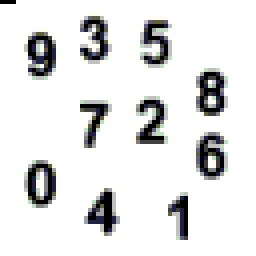
#> input picture 05_CNN_Convolution/data/input-64x64.bmp, 64 x 64 px, found by its file name (shown 4 times larger)
$ python verifyFixPoint.py
#> lines starting #> are read from the running program, lines starting #| are printed output that depends on the picture
import numpy as np
from PIL import Image


def load_bmp_image(filename):
    """Load BMP image and convert to grayscale numpy array"""
#> called with filename = 'input-64x64.bmp'
    img = Image.open(filename).convert('L')
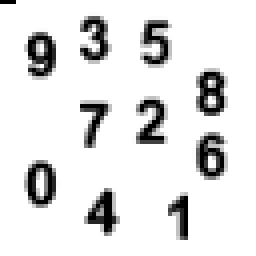
#> img: PIL image 64x64 L (shown 4 times larger); min 0, max 255, mean 227
    return np.array(img, dtype=np.uint8)

full_img = load_bmp_image('input-64x64.bmp')
full_img_inv = 255 - full_img
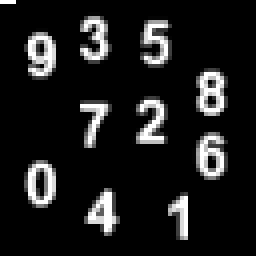
#> full_img_inv: shape (64, 64) (shown 4 times larger); min 0, max 255, mean 28

print(f"Full image shape: {full_img.shape}")
#| Full image shape: (64, 64)

img_7 = load_bmp_image('input-7.bmp')   # 12x8
#> (the run stopped early here; a loop or call above may not have finished)
